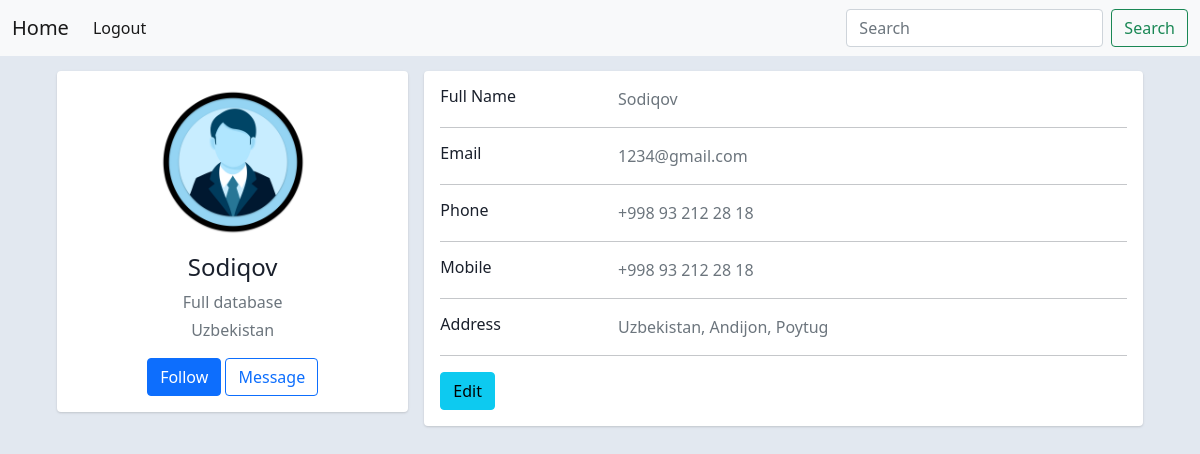
The app's page / (signed in), older data.
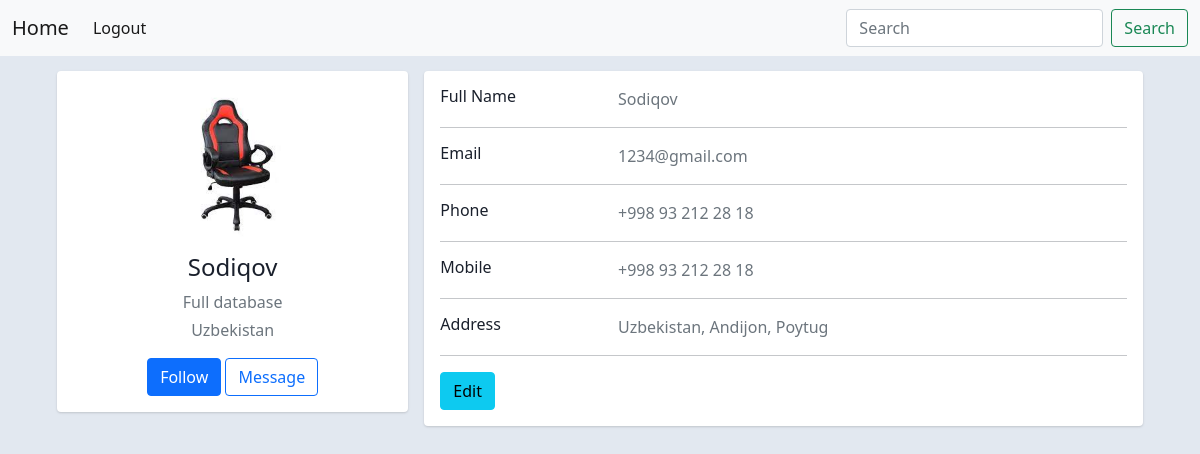
The same page, newer data.
### website/models.py (models this page shows)
class Admin(AbstractUser):
    logo = models.ImageField()
    file = models.FileField()
    file_name = models.CharField(max_length=100)

### website/views.py (the view)
# urls.py: path('', Home.as_view(), name='home'),
class Home(generic.TemplateView):
    template_name = 'index.html'

### website/templates/index.html (shortened to what this page needs)
{% load static %}
<!DOCTYPE html>
<html lang="en">
<head>
    <link href="https://cdn.jsdelivr.net/npm/bootstrap@5.0.2/dist/css/bootstrap.min.css" rel="stylesheet">
    <link rel="stylesheet" href="https://cdnjs.cloudflare.com/ajax/libs/font-awesome/6.1.1/css/all.min.css">
    <link rel="stylesheet" href="{% static 'style.css' %}">
</head>
<body>
    <nav class="navbar navbar-expand-lg navbar-light bg-light">
        <div class="container-fluid">
          <a class="navbar-brand" href="{% url 'django:home' %}">Home</a>
          <div class="collapse navbar-collapse" id="navbarSupportedContent">
            <ul class="navbar-nav me-auto mb-2 mb-lg-0">
                {% if request.user.is_authenticated %}
                <li class="nav-item">
                    <a class="nav-link active" href="{% url 'django:logout' %}" tabindex="-1" aria-disabled="true">Logout</a>
                </li>
                {% endif %}
            </ul>
            <form class="d-flex">
              <input class="form-control me-2" type="search" placeholder="Search" aria-label="Search">
              <button class="btn btn-outline-success" type="submit">Search</button>
            </form>
          </div>
        </div>
      </nav>
    {% block content %}
    {% include 'home.html' %}
    {% endblock content %}
</body>
</html>

### website/templates/home.html (shortened to what this page needs)
{% load static %}
<link rel="stylesheet" href="https://unpkg.com/filepond-plugin-image-preview/dist/filepond-plugin-image-preview.min.css">
<link rel="stylesheet" href="https://unpkg.com/filepond/dist/filepond.min.css">
{% if request.user.is_authenticated %}
<div class="container">
    <div class="main-body">
          <div class="row gutters-sm">
            <div class="col-md-4 mb-3">
              <div class="card">
                <div class="card-body">
                  <div class="d-flex flex-column align-items-center text-center">
                    {% if request.user.logo %}
                    <img src="{{ request.user.logo.url }}" alt="Your image" class="rounded-circle" width="150px" height="150">
                    {% endif %}
                    <div class="mt-3">
                      <h4>{{ request.user.username }}</h4>
                      <p class="text-secondary mb-1">Full database</p>
                      <p class="text-muted font-size-sm">Uzbekistan</p>
                      <button class="btn btn-primary">Follow</button>
                      <button class="btn btn-outline-primary">Message</button>
                    </div>
                  </div>
                </div>
              </div>
            </div>
            <div class="col-md-8">
              <div class="card mb-3">
                <div class="card-body">
                  <div class="row">
                    <div class="col-sm-3">
                      <h6 class="mb-0">Full Name</h6>
                    </div>
                    <div class="col-sm-9 text-secondary">
                        {{ request.user.username }}
                    </div>
                  </div>
                  <hr>
                  <div class="row">
                    <div class="col-sm-3">
                      <h6 class="mb-0">Email</h6>
                    </div>
                    <div class="col-sm-9 text-secondary">
                        {{ request.user.email }}
                    </div>
                  </div>
                  <hr>
                  <div class="row">
                    <div class="col-sm-3">
                      <h6 class="mb-0">Phone</h6>
                    </div>
                    <div class="col-sm-9 text-secondary">
                      +998 93 212 28 18
                    </div>
                  </div>
                  <hr>
                  <div class="row">
                    <div class="col-sm-3">
                      <h6 class="mb-0">Mobile</h6>
                    </div>
                    <div class="col-sm-9 text-secondary">
                        +998 93 212 28 18
                    </div>
                  </div>
                  <hr>
                  <div class="row">
                    <div class="col-sm-3">
                      <h6 class="mb-0">Address</h6>
                    </div>
                    <div class="col-sm-9 text-secondary">
                      Uzbekistan, Andijon, Poytug
                    </div>
                  </div>
                  <hr>
                  <div class="row">
                    <div class="col-sm-12">
                      <a class="btn btn-info " href="{% url 'django:change-user' %}">Edit</a>
                    </div>
                  </div>
                </div>
              </div>
            </div>
          </div>
        </div>
    </div>
{% endif %}

Row changes from the older to the newer data that the page shows:
changed Admin "Sodiqov": user.logo: a different picture
